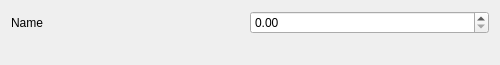
<?xml version="1.0" encoding="UTF-8"?>
<ui version="4.0">
 <class>Form</class>
 <widget class="QWidget" name="Form">
  <property name="geometry">
   <rect>
    <x>0</x>
    <y>0</y>
    <width>500</width>
    <height>57</height>
   </rect>
  </property>
  <property name="maximumSize">
   <size>
    <width>500</width>
    <height>16777215</height>
   </size>
  </property>
  <property name="windowTitle">
   <string>Form</string>
  </property>
  <layout class="QVBoxLayout" name="verticalLayout">
   <item>
    <widget class="QWidget" name="widget" native="true">
     <layout class="QHBoxLayout" name="horizontalLayout">
      <property name="spacing">
       <number>0</number>
      </property>
      <property name="leftMargin">
       <number>0</number>
      </property>
      <property name="topMargin">
       <number>0</number>
      </property>
      <property name="rightMargin">
       <number>0</number>
      </property>
      <property name="bottomMargin">
       <number>0</number>
      </property>
      <item>
       <widget class="QLabel" name="name">
        <property name="minimumSize">
         <size>
          <width>0</width>
          <height>0</height>
         </size>
        </property>
        <property name="text">
         <string>Name</string>
        </property>
       </widget>
      </item>
      <item>
       <widget class="QDoubleSpinBox" name="value"/>
      </item>
     </layout>
    </widget>
   </item>
   <item>
    <widget class="QLabel" name="description">
     <property name="text">
      <string/>
     </property>
     <property name="wordWrap">
      <bool>true</bool>
     </property>
    </widget>
   </item>
  </layout>
 </widget>
 <resources/>
 <connections/>
</ui>
